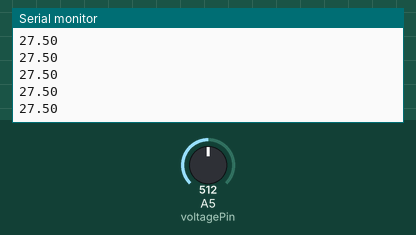
Recording of a sketch running on a simulated Arduino Uno, built with avr-gcc and run on an emulated ATmega328P. Parts: the last lines printed to the serial monitor. The inputs (shaded band) are chosen by the test bench; at power-on: A5 (voltagePin) = 512.

Above: at 1.2 s.
1.3 s: A5 (voltagePin) set to 716
At 1.31 s:
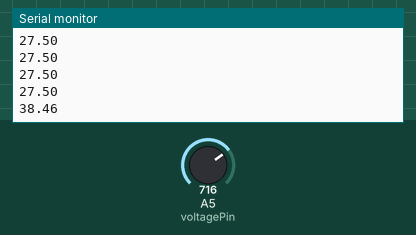
2.8 s: A5 (voltagePin) set to 900
At 2.82 s:
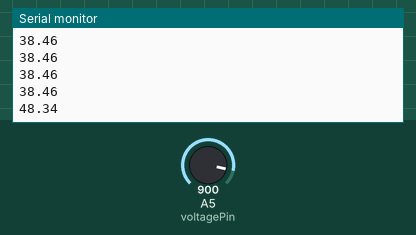
Timing chart, 0 to 5.8 s (numbered marks = the images above; inputs shaded):
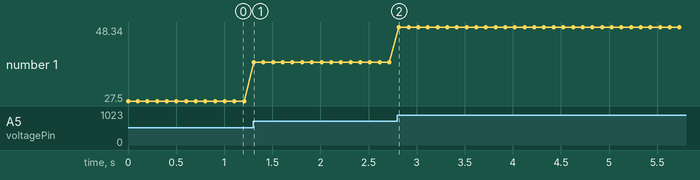

The sketch:

voltmetur.ino
```cpp
const int voltagePin = A5;
int val;
float voltage;

void setup() {
Serial.begin(9600);
}

void loop() {
 val=analogRead(voltagePin);
 voltage=(val*55.0)/1024;
 Serial.println(voltage);
 delay(100);
}
```

Measured:
- after the input at 1.3 s, the serial monitor: prints a new line at once (image 1)
- after the input at 2.8 s, the serial monitor: prints a new line at once (image 2)
- plotted number 1: 27.5 → 38.46 after the input at 1.3 s, 38.46 → 48.34 after the input at 2.8 s
